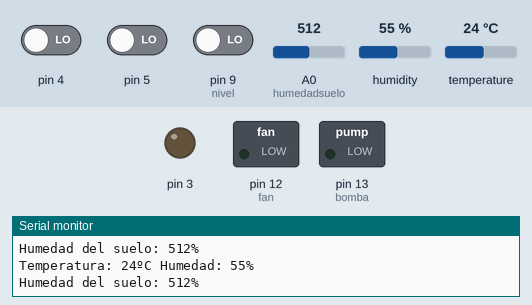
Simulated run of this sketch. Board: Arduino Uno, built with avr-gcc and run on an emulated ATmega328P. Shown: switched loads named in the sketch (green lamp = pin HIGH), output pins drawn as LEDs (lit = HIGH), the last lines printed to the serial monitor. The inputs (shaded band) are chosen by the test bench; at power-on: pin 5 LOW, temperature 24 °C, A0 (humedadsuelo) = 512, pin 4 LOW, pin 9 (nivel) LOW, humidity 55 %.

Above: at 4.3 s.
4.4 s: pin 5 driven HIGH
At 7.3 s:
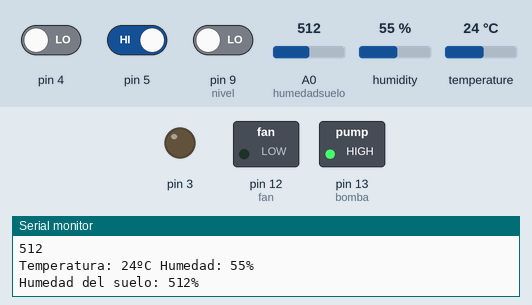
8.9 s: temperature set to 29 °C
14.7 s: temperature set to 32 °C
At 21.6 s:
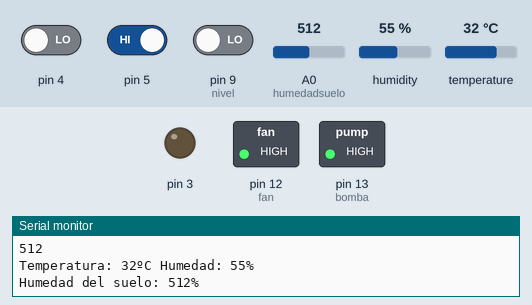
22.1 s: A0 (humedadsuelo) set to 640
26.6 s: A0 (humedadsuelo) set to 666
At 28.8 s:
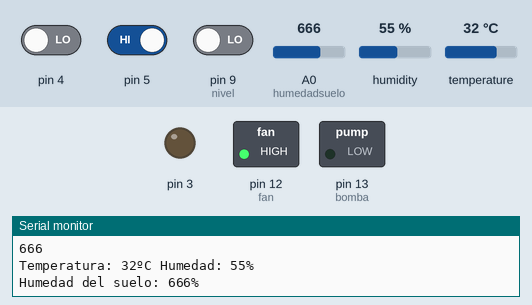
31.1 s: A0 (humedadsuelo) set to 590
At 32.3 s:
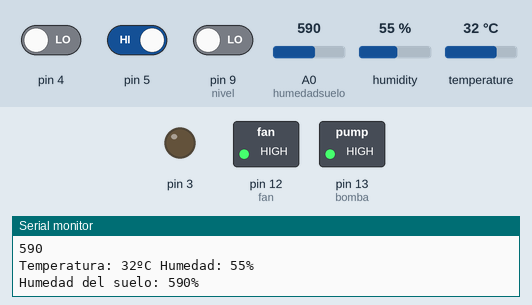
Timing chart, 0 to 34.1 s (numbered marks = the images above; inputs shaded):
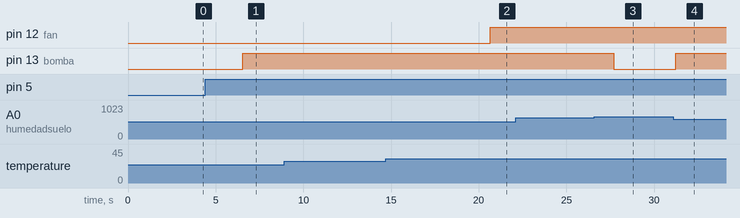

The sketch:

Proyecto.ino
```cpp
#include <DHT.h>

// Configuro pines y variables
int SENSOR = 2; // Pin 2 para el valor del sensor DHT11
int temp, humedad; // Configuro las variables de temperatura y humedad del DHT11
const int nivel = 9; // Pin 9 para medir el nivel de agua
const int bomba = 13; // Pin 13 para la bomba
const int humedadsuelo = A0; // A0 para la humedad del suelo
const int fan = 12; // El ventilador

int LDR = 0;
int pjoven = 0, padulta = 0;
int conversion = 0;

DHT dht(SENSOR, DHT11); // Configuro el modelo de DHT. Es el DHT11

void setup()
{
  Serial.begin(9600); // Arrancamos el puerto serie a 9600
  dht.begin(); // Arranco el sensor DHT11

  // Configuramos entradas y salidas
  pinMode(humedadsuelo, INPUT); // Configuro humedadsuelo como entrada
  pinMode(bomba, OUTPUT); // Configuro bomba como salida
  pinMode(nivel, INPUT); // Configuro en nivel de agua como entrada
  pinMode(fan, OUTPUT); // Configuro el ventilador como salida
  pinMode(4, INPUT);
  pinMode(5, INPUT);
  pinMode(A0, INPUT);
  pinMode(3, OUTPUT);
  pinMode(13, OUTPUT);
}

void loop()
{
  int SensorValue = analogRead(humedadsuelo); // Leo el valor de la humedad y lo meto en SensorValue
  int SensorNivel = digitalRead(nivel); // Leo lo que marca el nivel de agua

  // Leo y meto los valores de temperatura y humedad en las variables temp y humedad
  humedad = dht.readHumidity();
  temp = dht.readTemperature();

  // Imprimo por el puerto serie los valores de temperatura y humedad del DHT11
  Serial.print("Temperatura: ");
  Serial.print(temp);
  Serial.print("ºC Humedad: ");
  Serial.print(humedad);
  Serial.println("%");

  // Imprimo por el puerto serie el valor de la humedad del suelo
  Serial.print("Humedad del suelo: ");
  Serial.print(SensorValue);
  Serial.println("%");
  delay(3000);

  // Control del ventilador basado en la temperatura
  if (temp > 30.0) { // Ajusta este umbral según tus necesidades
    digitalWrite(fan, HIGH);
  } else {
    digitalWrite(fan, LOW);
  }

  // Control de plantas jóvenes y adultas
  if (digitalRead(4) == HIGH)
  {
    padulta = 0;
    pjoven = 1;
  }
  if (digitalRead(5) == HIGH)
  {
    pjoven = 0;
    padulta = 1;
  }
  if (pjoven == 1)
  {
    analogWrite(13, LOW);
    plantajoven();
  }
  if (padulta == 1)
  {
    digitalWrite(3, LOW);
    plantaadulta();
  }
  delay(500);
}

void plantajoven()
{
  Serial.println("Planta Joven");
  LDR = analogRead(A0);
  Serial.println(LDR);
  if (LDR > 600)
  {
    digitalWrite(3, HIGH);
  }
  else
  {
    digitalWrite(3, LOW);
  }
}

void plantaadulta()
{
  Serial.println("Planta Adulta");
  LDR = analogRead(A0);
  conversion = 780 - LDR;
  Serial.println(LDR);
  analogWrite(13, conversion);
}
```

Measured:
- the behaviour switches between 30 and 31 °C on temperature (found by bisection; images 1 and 2)
- the behaviour switches between 652 and 653 on A0 (humedadsuelo) (found by bisection; images 2 and 3)
- after the input at 4.4 s, pin 13 (bomba): LOW → HIGH after 2.1 s
- after the input at 14.7 s, pin 12 (fan): LOW → HIGH after 5.9 s
- after the input at 26.6 s, pin 13 (bomba): HIGH → LOW after 1.1 s
- after the input at 31.1 s, pin 13 (bomba): LOW → HIGH after 0.12 s
